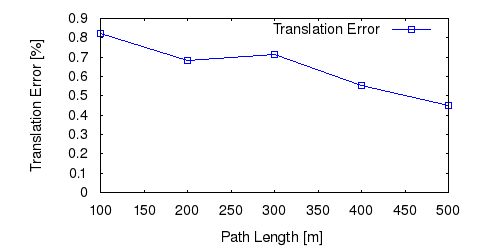

Source code (gnuplot):
set term postscript eps enhanced color
set output "14_tl.eps"
set size ratio 0.5
set yrange [0:*]
set xlabel "Path Length [m]"
set ylabel "Translation Error [%]"
plot "14_tl.txt" using 1:($2*100) title 'Translation Error' lc rgb "#0000FF" pt 4 w linespoints
